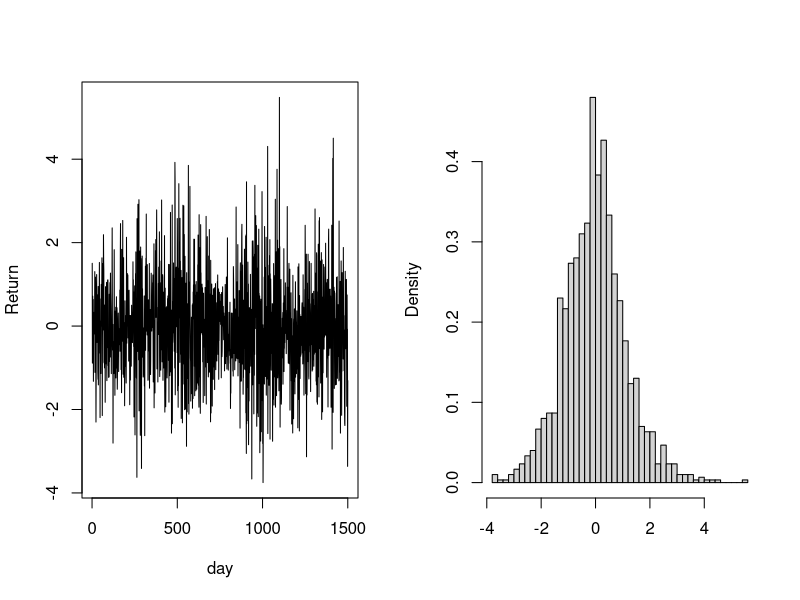
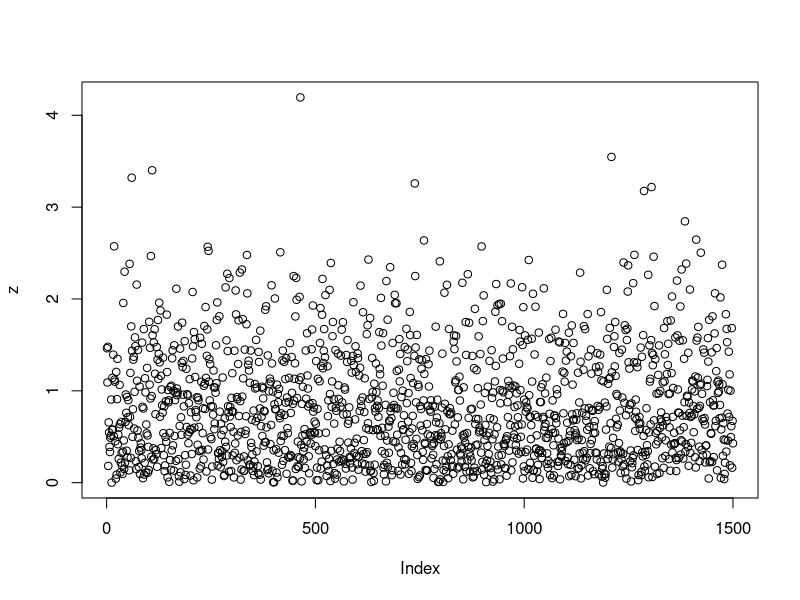
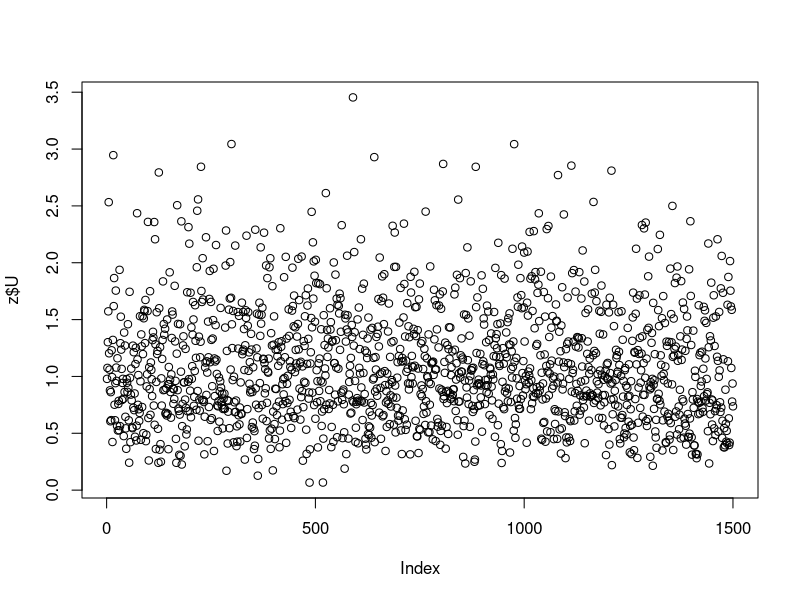

Write R code to recreate these figures, in order. (Note: a time limit stopped this script after it produced the figures.)
rtnorm = function(n){
  u = runif(n)
  return(qnorm(0.5*(u+1)))
}

T = 1.5e3
# log-volatility
mu = 0
phi_h = 0.99
s_h = 0.1
# dynskew
s_a = 0.01
v = 8
#Data
#set.seed(42)
a = delta = omega = numeric(T)
a[1] = 0
for(t in 2:T) a[t] = a[t-1] + s_a*rnorm(1)
delta = a/sqrt(1+a*a)
k1 = sqrt(0.5*v)*gamma(0.5*(v-1))/gamma(0.5*v)
k2 = v/(v-2)
omega = 1/sqrt(k2-(2/pi)*(delta*k1)^2)
gamma_t = -sqrt(2/pi)*delta*omega*k1
W = rtnorm(T)
U = rgamma(T, shape=0.5*v, rate=0.5*v)
y = h = numeric(T)
h[1] = mu + s_h/sqrt(1-phi_h*phi_h)*rnorm(1)
for(t in 2:T) h[t] = mu + phi_h*(h[t-1]-mu) + s_h*rnorm(1)
mu_t = gamma_t + omega*delta*W*exp(0.5*h)/sqrt(U)
sigma_t = omega*sqrt(1-delta^2)*exp(0.5*h)/sqrt(U)
y = mu_t + sigma_t*rnorm(T)
par(mfrow=c(1,2))
plot(y, type='l', xlab='day', ylab='Return')
hist(y, breaks=40, xlab='', main='', freq=FALSE)
par(mfrow=c(1,1))
################################################################################
# W
postW = function(y, h, U, a, v){
  
  delta = a/sqrt(1+a*a)
  k1 = sqrt(0.5*v)*gamma(0.5*(v-1))/gamma(0.5*v)
  k2 = v/(v-2)
  omega = 1/sqrt(k2-(2/pi)*(delta*k1)^2)
  gamma_t = -sqrt(2/pi)*delta*omega*k1
  
  mu_t = delta*sqrt(U)*exp(-0.5*h)*(y-gamma_t*exp(0.5*h))/omega
  sigma_t = 1/sqrt(1-delta*delta)
  
  n = length(mu_t)
  nt = numeric(n)
  
  for(i in 1:n){
    z = runif(1)*(1-pnorm(0, mu_t[i], sigma_t[i]))+pnorm(0, mu_t[i], sigma_t[i])
    nt[i] = qnorm(z, mu_t[i], sigma_t[i])
  }
  
  return(nt)
}
z = postW(y=y, h=h, U=U, a=a, v=v)
plot(z)
# U
postU = function(U, y, h, W, a, v, tx){
  
  n = length(y)
  U_star = logqU_star = logqU = numeric(n)
  U_end = U
  
  delta = a/sqrt(1+a*a)
  k1 = sqrt(0.5*v)*gamma(0.5*(v-1))/gamma(0.5*v)
  k2 = v/(v-2)
  omega = 1/sqrt(k2-(2/pi)*(delta*k1)^2)
  gamma_t = -sqrt(2/pi)*delta*omega*k1
  
  c = (exp(-0.5*h)*y-gamma_t)/(omega*(1-delta*delta))
  logQ = sqrt(U)*delta*W*c
  logpU = logQ + 0.5*(v-1)*log(U) - 0.5*U*(v+(1-delta*delta)*c)
  
  for(i in 1:n){
    
    U_star[i] = rgamma(1, 
                       shape=0.5*(v + 1), 
                       rate=0.5*(v + (1+delta[i]*delta[i])*c[i]^2) )
    
    logqU_star[i] = dgamma(U_star[i], 
                           shape=0.5*(v + 1), 
                           rate=0.5*(v + (1+delta[i]*delta[i])*c[i]^2), 
                           log=TRUE)
    
    logqU[i] = dgamma(U[i], 
                      shape=0.5*(v + 1), 
                      rate=0.5*(v + (1+delta[i]*delta[i])*c[i]^2), 
                      log=TRUE)
  }  
  
  logQ_star = sqrt(U_star)*delta*W*c
  logpU_star = logQ_star + 0.5*(v-1)*log(U_star) - 0.5*U_star*(v+(1-delta*delta)*c)
  
  #MH step
  for(i in 1:n){
    
    #r = pU_star[i]*qU[i]/(pU[i]*qU_star[i])
    #pacc = min(1, r)
    
    logr = logpU_star[i] + logqU[i] - logpU[i] - logqU_star[i]
    logpacc = min(0, logr)
    
    if(log(runif(1)) < logpacc){
      U_end[i] = U_star[i]
      tx[i] = tx[i] + 1
    }
  }
  
  return(list(U=U_end, tx=tx))
  
}
z = postU(U=U, y=y, h=h, W=W, a=a, v=v, tx=rep(0, T))
plot(z$U)
sum(z$tx)/T

# h
posth=function(y, h, U, W, a, v, theta2){
  
  time = Sys.time()
  
  delta = a/sqrt(1+a*a)
  k1 = sqrt(0.5*v)*gamma(0.5*(v-1))/gamma(0.5*v)
  k2 = v/(v-2)
  omega = 1/sqrt(k2-(2/pi)*(delta*k1)^2)
  gammat = -sqrt(2/pi)*delta*omega*k1
  c1 = gammat + omega*delta*W/sqrt(U)
  c2 = omega*(1-delta*delta)/sqrt(U)
  
  #theta2=c(mu, phi, s_h)
  mu = theta2[1]
  phi = theta2[2]
  sig2 = theta2[3]^2
  
  delta_tilde = c(mu, rep(mu * (1-phi), T-1))
  
  Hphi = diag(T)
  for(t in 2:T) Hphi[t, t-1] = -phi
  
  d_values = c((1 - phi^2) / sig2, rep(1/sig2, T-1))
  D = diag(d_values)
  HinvSH = t(Hphi) %*% D %*% Hphi
  
  deltah = solve(Hphi, delta_tilde)
  HinvSHdeltah = HinvSH %*% deltah
  
  ht = h
  errh = 1
  NRstep = 0.1
  while(errh > 1e-3){
    
    #fh = -0.5 + 0.5*y^2*exp(-ht)/c2^2 - 0.5*y*c1*exp(-0.5*ht)/c2^2
    yexpht = y*exp(-0.5*ht)
    invc22 = c2^2
    fh = -0.5 + 0.5*yexpht*yexpht*invc22 - 0.5*c1*yexpht*invc22
    # Newton-Rapshon
    #Gh = -0.5*y^2*exp(-ht)/c2^2 + 0.25*y*exp(-0.5*ht)/c2^2
    # Fisher Score
    Gh = 0.25*(2*(c1^2 + c2^2) - c1)*invc22
    
    Gdiag = diag(Gh)
    kh_tilde = HinvSH + Gdiag
    kh = fh + Gh * ht + HinvSHdeltah 
    hp = solve(kh_tilde, kh)
    newht = (1-NRstep)*ht + NRstep*hp
    errh = max(abs(newht-ht))
    ht = newht

  }
  time = Sys.time() - time
  cholHh = chol(kh_tilde)
  return(list(ht=ht, kh=kh_tilde, time=time, cholHh=cholHh))
}
z = posth(y=y, h=h+rnorm(T), U=U, W=W, a=a, v=v, theta2=c(mu,phi_h,s_h))

z$time
ht = z$ht
kh = z$kh
z$cholHh

plot(h, type='l', col='red',ylim=c(-2.5,2.5))
lines(ht)
